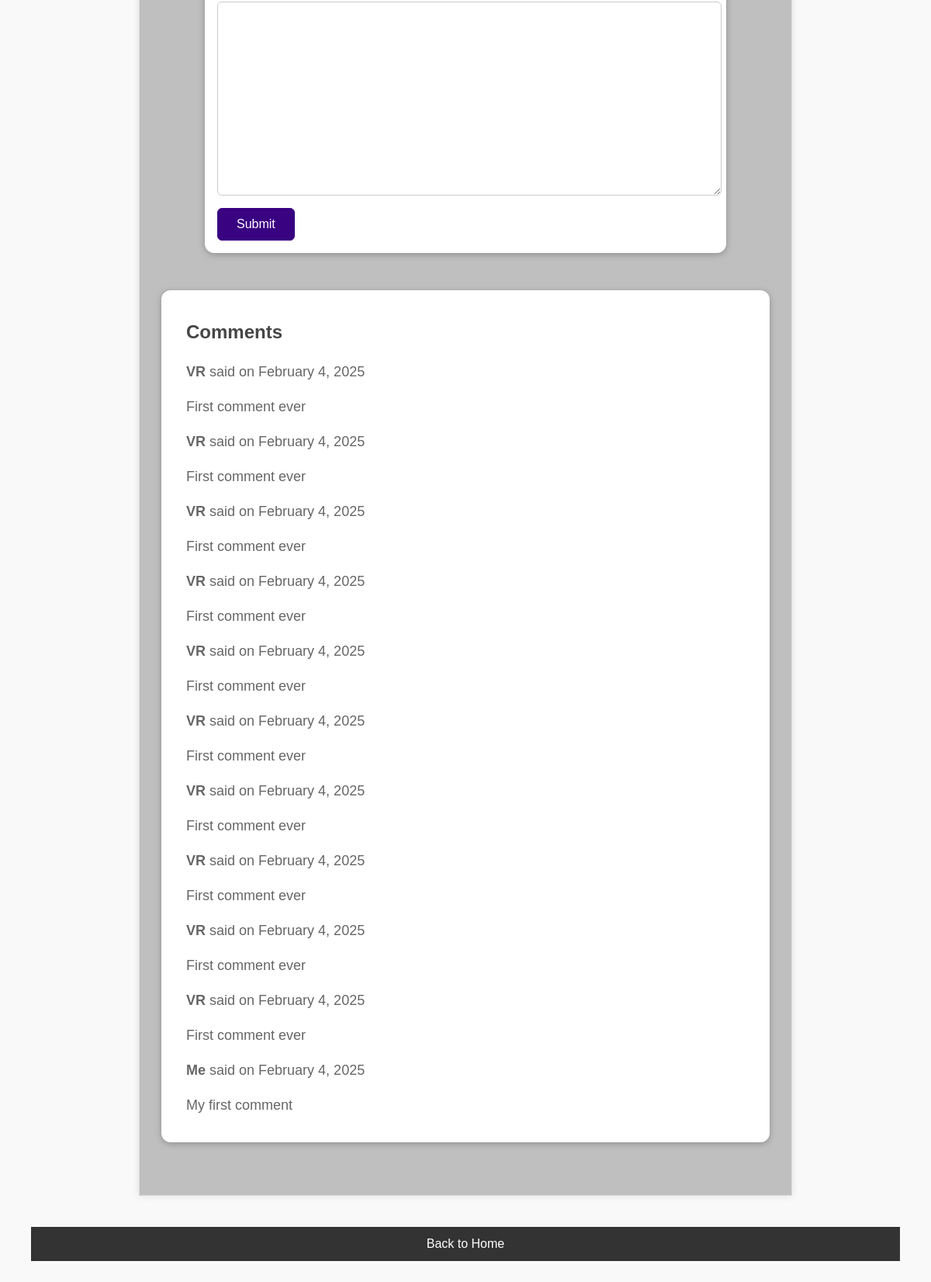
Page /post/coding-is-good/ (lower part) on the earlier database version.
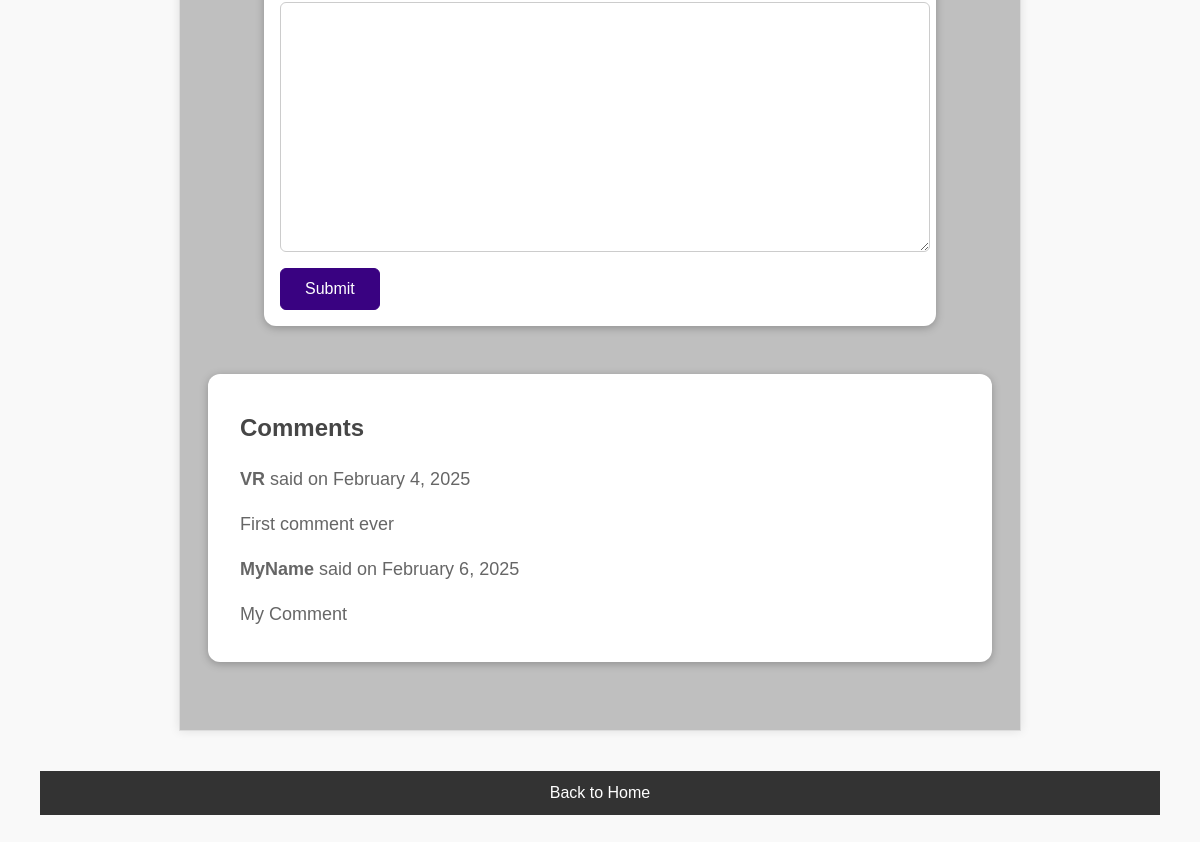
Same page on the later database version.
### my_blog_app/models.py (models this page shows, shortened)
class Comment(models.Model):
    user_name = models.CharField(max_length=100, unique=True)
    user_email = models.EmailField()
    text = models.TextField(max_length=500)
    post = models.ForeignKey(Post, on_delete=models.CASCADE, related_name="comments")
    date = models.DateField(auto_now=True)

### my_blog_app/views.py (the view, shortened to what this page needs)
# urls.py: path('post/<slug:slug>/', views.PostDetailView.as_view(), name='post_detail'),  # Post detail page
class PostDetailView(View):
    def get(self, request, slug):
        post = get_object_or_404(Post, slug=slug)
        context = {
                   "post": post,
                   "tags":post.tags.all(),
                   "comment_form": CommentForm(),
                   "comments": post.comments.all()
                   }
        return render(request, "my_blog/post_detail.html", context)

### my_blog_app/form.py
class CommentForm(ModelForm):
    class Meta:
        model = Comment
        fields = ["user_name", "user_email", "text"]
        labels = {
            "user_name": "Your Name",
            "user_email": "Your Email",
            "text": "Your Comment"
        }

### my_blog_app/models.py (called while the page is built)
    def __str__(self):
        return self.caption

    def get_full_name(self):
        return (f"{self.first_name} {self.last_name}")

    def __str__(self):
        return self.get_full_name()

### my_blog_app/templates/my_blog/post_detail.html (shortened to what this page needs)
{% extends "my_blog/base.html" %}
{% block css_style %}
{% load static%}
<link rel="stylesheet" href="{% static '/post_detail.css' %}">
{% endblock %}
{% block content %}
    <div class="posts">
    <article>
        <section id="comment-form">
        <form action="{% url 'post_detail' post.slug %}" method="post">
            {% for form_field in comment_form %}
            <div class="form-group {% if form_field.errors %} invalid {% endif %}" >
                {{ form_field }}
            </div>
            {% endfor %}
            <button type="submit">Submit</button>
        </form>
        </section>
        <section id="comments">
            <h2>Comments</h2>
            {% for comment in comments %}
            <div class="comment">
                <p><strong>{{ comment.user_name }}</strong> said on {{ comment.date|date:"F j, Y" }}</p>
                <p>{{ comment.text }}</p>
            </div>
            {% endfor %}
        </section>
    </article>
</div>
    <nav>
        <a href="{% url 'home' %}">Back to Home</a>
    </nav>
{% endblock %}

### my_blog_app/templates/my_blog/base.html (shortened to what this page needs)
<!DOCTYPE html>
<html lang="en">
<head>
    {% load static %}
    <link rel="stylesheet" href="{% static '/index.css' %}">
    {% block css_style %}{% endblock %}
</head>
<body>
    <main>
        {% block content %}
        {% endblock %}
    </main>
</body>
</html>

### my_blog_app/static/index.css (style rules this page uses)
body { font-family: Arial, sans-serif; font-size: 16px; line-height: 1.5; color: #333; background-color: #f9f9f9; padding: 20px; margin: 20px; }
nav { background-color: #333; color: #fff; padding: 10px; text-align: center; }
nav a { color: #fff; text-decoration: none; }

### my_blog_app/static/post_detail.css (style rules this page uses)
.posts { max-width: 800px; margin: 40px auto; padding: 20px; background-color: #bfbfbf; border: 1px solid #ddd; box-shadow: 0 0 10px rgba(0, 0, 0, 0.1); }
.posts article { margin-bottom: 20px; }
.posts article p { font-size: 18px; color: #666; }
#comment-form { margin: 3rem auto; width: 90%; max-width: 40rem; border-radius: 12px; background-color: white; box-shadow: 0 2px 8px rgba(0, 0, 0, 0.25); padding: 1rem; }
#comment-form button { font: inherit; background-color: #390281; color: white; border: 1px solid #390281; padding: 0.5rem 1.5rem; border-radius: 6px; cursor: pointer; }
.form-group { margin-bottom: 1rem; }
.form-group input, .form-group textarea { display: block; width: 100%; font: inherit; padding: 0.25rem; border-radius: 6px; border: 1px solid #ccc; }
#comments { margin: 3rem auto; width: 90%; max-width: 60rem; border-radius: 12px; background-color: white; box-shadow: 0 2px 8px rgba(0, 0, 0, 0.25); padding: 1rem 2rem; }
#comments h2 { color: #464646; }

Differences in the rows shown:
removed Comment: user_name "VR", date "February 4, 2025", text "First comment ever"
removed Comment: user_name "VR", date "February 4, 2025", text "First comment ever"
removed Comment: user_name "VR", date "February 4, 2025", text "First comment ever"
removed Comment: user_name "VR", date "February 4, 2025", text "First comment ever"
removed Comment: user_name "VR", date "February 4, 2025", text "First comment ever"
removed Comment: user_name "VR", date "February 4, 2025", text "First comment ever"
removed Comment: user_name "VR", date "February 4, 2025", text "First comment ever"
removed Comment: user_name "VR", date "February 4, 2025", text "First comment ever"
removed Comment: user_name "VR", date "February 4, 2025", text "First comment ever"
removed Comment: user_name "Me", date "February 4, 2025", text "My first comment"
added Comment: user_name "MyName", date "February 6, 2025", text "My Comment"
